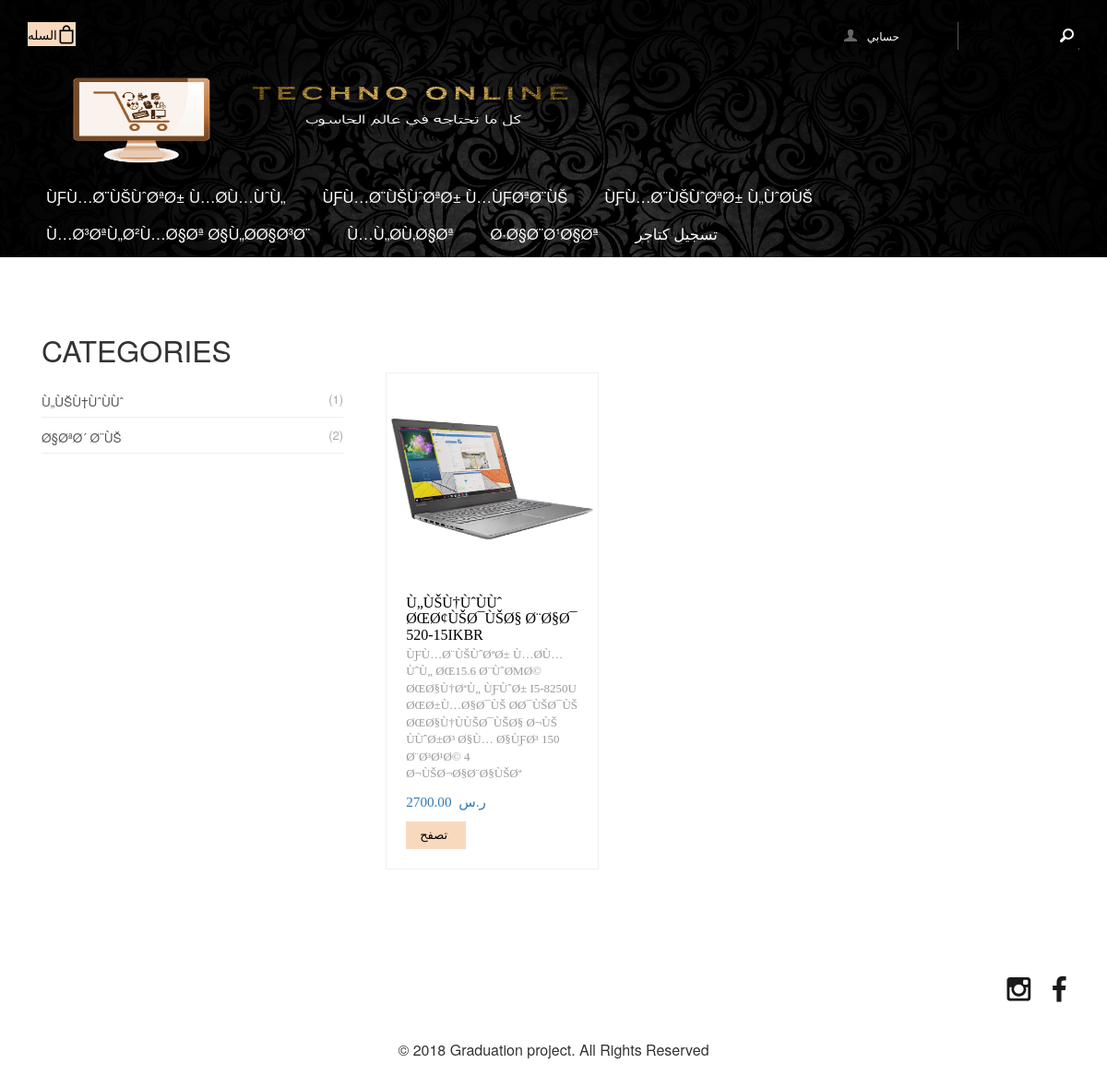
Page /user/category.php?cat=2&fcat=1 on the committed database.
### tables this page shows
CREATE TABLE `categories` (
  `cat_id` int(11) NOT NULL,
  `cat_name` varchar(255) NOT NULL
);

CREATE TABLE `brands` (
  `brand_id` int(11) NOT NULL,
  `brand_name` varchar(50) DEFAULT NULL
);

CREATE TABLE `products` (
  `product_id` int(11) NOT NULL,
  `product_name` varchar(50) DEFAULT NULL,
  `cat_id` int(11) NOT NULL,
  `brand_id` int(11) NOT NULL,
  `quantity` int(11) NOT NULL,
  `vendor_id` int(11) NOT NULL,
  `price` decimal(8,2) DEFAULT NULL,
  `product_desc` varchar(255) DEFAULT NULL,
  `product_status` enum('pendding','accepted','refuced') DEFAULT 'pendding'
);

CREATE TABLE `product_images` (
  `img_id` int(11) NOT NULL,
  `product_id` int(11) DEFAULT NULL,
  `img` varchar(255) DEFAULT 'img.png'
);

### user/category.php (the view, shortened to what this page needs)
<?php
if (isset($_GET["cat"])and isset($_GET["fcat"]))
{
    include "header.php";
    $scat_id=$_GET["cat"];
    $cat_id=$_GET["fcat"];
}
else header("location:404.php");?>
<head>
    <link href="css/bootstrap.css" rel='stylesheet' type='text/css' />
    <link href="css/style.css" rel='stylesheet' type='text/css' />
    <link href="css/component.css" rel='stylesheet' type='text/css' />
    <link href="css/megamenu.css" rel="stylesheet" type="text/css" media="all" />
</head>
<body>
<div class="men">
    <div class="container">
        <div class="col-md-4 sidebar_men">
            <h3>Categories</h3>
            <ul class="product-categories color">
                <?php
                $cn1=mysqli_connect(Host,UN,PW,DBname);
                $cn2=mysqli_connect(Host,UN,PW,DBname);
                $rslt1=mysqli_query($cn1,"call view_brandscat('$cat_id')");
                while ($arr1=mysqli_fetch_array($rslt1))
                {
                    $scat_id1=$arr1[0];
                    $crslt=mysqli_query($cn2,"select count(*) from products where cat_id='$cat_id' and brand_id='$scat_id1' and product_status='accepted'");
                    $count=mysqli_fetch_array($crslt);
                    ?>
                    <li class="cat-item cat-item-42"><a href=<?php echo"category.php?cat=$scat_id1&fcat=$cat_id"?>><?php echo $arr1[1] ?></a> <span class="count">(<?php echo $count[0] ?>)</span></li>
                <?php }
                ?>
            </ul>
        </div>
        <div class="col-md-8 mens_right">
            <div id="cbp-vm" class="cbp-vm-switcher cbp-vm-view-grid">
                <div class="cbp-vm-options">
                    <a href="#" class="cbp-vm-icon cbp-vm-grid cbp-vm-selected" data-view="cbp-vm-view-grid" title="grid">Grid View</a>
                    <a href="#" class="cbp-vm-icon cbp-vm-list" data-view="cbp-vm-view-list" title="list">List View</a>
                </div>
                <div class="clearfix"></div>
                <ul>
                    <?php
                    $cn2=mysqli_connect(Host,UN,PW,DBname);
                    $cn3=mysqli_connect(Host,UN,PW,DBname);
                    $rslt2=mysqli_query($cn2,"select product_id, product_name, product_desc, price from products where cat_id='$cat_id' and brand_id='$scat_id' and product_status='accepted'");
                    while ($arr2=mysqli_fetch_array($rslt2))
                    {
                        $pid=$arr2[0];
                    $rslt3=mysqli_query($cn3,"select img from product_images where product_id=$pid limit 1");
                    $arr3=mysqli_fetch_array($rslt3);
                    ?>
                    <li class="last simpleCart_shelfItem">
                        <a class="cbp-vm-image" href="product.php?id=<?php echo $arr2[0] ?>">
                            <div class="view view-first">
                                <div class="inner_content clearfix">
                                    <div class="product_image">
                                        <div class="mask1"><img src="<?php echo $arr3[0] ?>" alt="image" class="img-responsive zoom-img"></div>
                                        <div class="product_container">
                                            <h4><?php echo $arr2[1] ?></h4>
                                            <p><?php echo $arr2[2] ?></p>
                                            <div class="price mount item_price">ر.س &nbsp;<?php echo $arr2[3] ?></div>
                                            <a class="button item_add cbp-vm-icon cbp-vm-add" href="product.php?id=<?php echo $arr2[0] ?>">تصفح</a>
                                        </div>
                                    </div>
                                </div>
                            </div>
                        </a>
                    </li>
                    <?php }?>
                </ul>
            </div>
        </div>
    </div>
</div>
</body>
<?php include "footer.php"; ?>

### user/header.php (shortened to what this page needs)
<!DOCTYPE HTML>
<html>
<head>
    <link href="css/bootstrap.css" rel='stylesheet' type='text/css' />
    <link href="css/style.css" rel='stylesheet' type='text/css' />
    <link href="../parsley.css" rel='stylesheet' type='text/css' />
    <link href="css/megamenu.css" rel="stylesheet" type="text/css" media="all" />
</head>
<body>
<div class="men_banner">
    <div class="container">
        <div class="header_top" >
            <div class="header_top_left">
                <div class="box_11"><a href="cart.php">
                        <h4><p>السله </p><img src="images/bag.png" alt=""/><div class="clearfix"> </div></h4>
                    </a></div>
            </div>
            <div class="header_top_right">
                <ul class="header_user_info">
                    <a class="login" href="login.php">
                        <i class="user"> </i>
                        <li class="user_desc"><?php
                            if (isset($_SESSION["uun"]))
                            {
                                $un=$_SESSION["uun"];
                                echo "$un" ;
                            }
                            else echo "حسابي";
                            ?>
                        </li>
                    </a>
                    <div class="clearfix"> </div>
                </ul>
                <ul class="header_user_info">
                    <div class="clearfix"> </div>
                </ul>
                <div class="search-box">
                    <div id="sb-search" class="sb-search">
                        <form method="get" action="search.php">
                            <span class="sb-icon-search"> </span>
                        </form>
                    </div>
                </div>
                <div class="clearfix"> </div>
            </div>
            <div class="clearfix"> </div>
        </div>
        <div style="margin :0px;padding:0px;>
            <div style="margin :0px;padding:0px;">
                <a href="index.php"><img src="images/logo.png" height="140px"  width="700px" align="left" "> </a>
            </div>
            <div class="menu" style="margin :0px;padding:0px;" >
                <ul class="megamenu skyblue">
                    <?php
                    $cn=mysqli_connect(Host,UN,PW,DBname);
                    $rslt=mysqli_query($cn,"select * from categories");
                    while ($arr2=mysqli_fetch_array($rslt))
                    {
                        $cat_id=$arr2[0];
                        ?>
                            <li><a class="color2" href="fcategory.php?fcat=<?php echo $cat_id?>" ><?php echo "$arr2[1]" ; ?></a>
                        </li>
                        <?php  }
                        ?>
                    <li><a  href="../vendor/login.php">  تسجيل كتاجر </a></li>
                    <div class="clearfix">  </div>
                </ul>
            </div>
        </div>
    </div>
</body>
</html>

### user/css/style.css (style rules this page uses)
h4, h5, h6, h1, h2, h3 { margin-top: 0; }
ul, ol { margin: 0; }
p { margin: 0; }
html, body { font-size: 100%; background:#fff; }
body a { transition:0.5s all; -webkit-transition:0.5s all; -moz-transition:0.5s all; -o-transition:0.5s all; -ms-transition:0.5s all; }
.header_top_left { float:left; }
.header_top_right { float:right; width:23%; }
.box_11 { cursor: pointer; background: #F9D9BE; }
.box_11 h4 { border: none; color: #fff; font-size: 0.85em; margin-bottom: 0; padding: 0; }
.box_11 p { float: left; margin: 6px 0 0 0; color:#000; }
.box_11 h4 img { float: left; }
ul.header_user_info { float: left; border-right: 1px solid #555; width:50%; padding:0; min-height: 30px; }
ul.header_user_info a { color:#fff; }
i.user { width: 17px; height: 17px; background: url(../images/img-sprite.png) no-repeat -241px -67px; float: left; margin:6px 10px 0 5px; }
ul.header_user_info li.user_desc { display: block; font-size: 12px; text-transform: uppercase; cursor: pointer; -moz-transition: all 0.2s linear; -o-transition: all 0.2s linear; -webkit-transition: all 0.2s linear; transition: all 0.2s linear; float: left; margin-top:6px; }
.search-box { position: relative; }
.sb-search { position: absolute; top:0px; right:0px; width: 0%; min-width: 30px; height: 28px; float: right; overflow: hidden; -webkit-transition: width 0.3s; -moz-transition: width 0.3s; transition: width 0.3s; -webkit-backface-visibility: hidden; }
.sb-icon-search,.sb-search-submit { width:30px; height:28px; display: block; position: absolute; right: 0; top: 0; padding: 0; margin: 0; line-height: 45px; text-align: center; cursor: pointer; }
.sb-icon-search { color: #FFF; background: #000 url('../images/search.png') no-repeat 7px 5px; z-index: 90; }
.menu { float:right; margin: 3em 0 0 0; }
.men { padding: 5em 0 2em; }
.men_banner { background: url(../images/3.jpg) no-repeat center top; background-size: cover; -webkit-background-size: cover; -moz-background-size: cover; -o-background-size: cover; min-height:125px; text-align: center; padding-top: 1.5em; }
.sidebar_men { margin-right: 1em; width: 31.333333%; }
.sidebar_men h3 { margin: 0 0 20px; font-size:2em; line-height: 1.25; font-weight: 400; text-transform: uppercase; }
ul.product-categories { margin: 0; padding: 0; list-style-type: none; }
ul.product-categories li { padding: 5px 0; border-bottom: 1px solid #eee; margin-bottom: 5px; text-transform: uppercase; }
.product-categories li span.count { float: right; margin-left: 6px; color: #aaa; font-size:0.8125em; }
ul.product-categories li a { -webkit-transition: background 350ms ease-in-out,border-color 350ms ease-in-out,color 150ms ease-in-out; -moz-transition: background 350ms ease-in-out,border-color 350ms ease-in-out,color 150ms ease-in-out; -ms-transition: background 350ms ease-in-out,border-color 350ms ease-in-out,color 150ms ease-in-out; -o-transition: background 350ms ease-in-out,border-color 350ms ease-in-out,color 150ms ease-in-out; transition: background 350ms ease-in-out,border-color 350ms ease-in-out,color 150ms ease-in-out; font-size:0.85em; color: #555; }
ul.color { margin-bottom:3em; }
.inner_content { background: #fff; position: relative; }
.product_container { text-align: left; padding:1em; }
.product_container h4 { text-transform: uppercase; font-size:1em; color:#000; margin-bottom: 3px; }
.product_container p { text-transform:uppercase; font-size:0.8125em; color:#999; }
.price { font-weight: 100; font-size: 0.95em; margin-top: 10px; }
.view { overflow: hidden; position: relative; text-align: center; cursor: default; }
.view img { display: block; position: relative; }
.view-first img { -webkit-transition: all 0.2s linear; -moz-transition: all 0.2s linear; -o-transition: all 0.2s linear; -ms-transition: all 0.2s linear; transition: all 0.2s linear; }
.mask1 { text-decoration: none; overflow: hidden; display: block; }
img.zoom-img { -webkit-transform: scale(1, 1); -webkit-transition-timing-function: ease-out; -moz-transform: scale(1, 1); -moz-transition-timing-function: ease-out; -moz-transition-duration: 250ms; }

### user/header.php (style rules this page uses)
body { font-family: 'Droid Arabic Naskh', serif; }

### rows in the picture
categories: cat_name "ÙƑÙ…Ø¨ÙŠÙˆØªØ± Ù…Ø­Ù…ÙˆÙ„"
categories: cat_name "ÙƑÙ…Ø¨ÙŠÙˆØªØ± Ù…ÙƑØªØ¨ÙŠ"
categories: cat_name "ÙƑÙ…Ø¨ÙŠÙˆØªØ± Ù„ÙˆØ­ÙŠ"
categories: cat_name "Ù…Ø³ØªÙ„Ø²Ù…Ø§Øª Ø§Ù„Ø­Ø§Ø³Ø¨"
categories: cat_name "Ù…Ù„Ø­Ù‚Ø§Øª"
categories: cat_name "Ø·Ø§Ø¨Ø¹Ø§Øª"
brands: brand_name "Ù„ÙŠÙ†ÙˆÙÙˆ", count "1"
brands: brand_name "Ø§ØªØ´ Ø¨ÙŠ", count "2"
products: product_images.img (picture), product_name "Ù„ÙŠÙ†ÙˆÙÙˆ ØŒØ¢ÙŠØ¯ÙŠØ§ Ø¨Ø§Ø¯ 520-15IKBR", product_desc "ÙƑÙ…Ø¨ÙŠÙˆØªØ± Ù…Ø­Ù…ÙˆÙ„ ØŒ15.6 Ø¨ÙˆØΜØ© ØŒØ§Ù†ØªÙ„ ÙƑÙˆØ± I5-8250U ØŒØ±Ù…Ø§Ø¯ÙŠ Ø­Ø¯ÙŠØ¯ÙŠ ØŒØ§Ù†ÙÙŠØ¯ÙŠØ§ Ø¬ÙŠ ÙÙˆØ±Ø³ Ø§Ù… Ø§ÙƑØ³ 150 Ø¨Ø³Ø¹Ø© 4 Ø¬ÙŠØ¬Ø§Ø¨Ø§ÙŠØª", price "2700.00"
